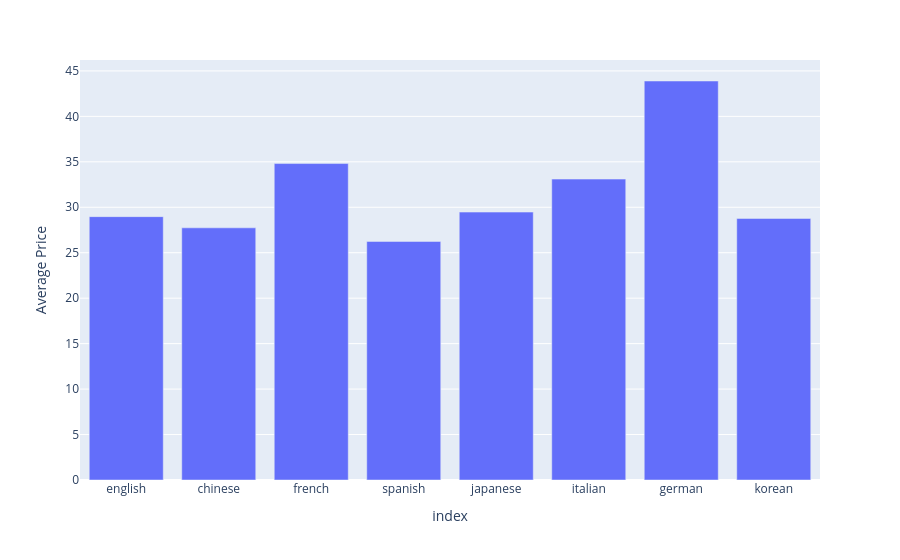

Here is the notebook cell this chart was saved with:
### Code cell
average_price = {}
median_price = {}

for language in retrieved_languages:
    df_pro_course_language = df_pro_course[df_pro_course['language'] == language]
    df_merged = pd.merge(df_pros_combined, df_pro_course_language, left_on="user_id", right_on="teacher_id", how="inner")
    median = df_merged['session_price'].median()
    mean = df_merged['session_price'].mean()
    average_price[language] = round(mean)/100
    median_price[language] = round(median)/100

df_average_price = pd.DataFrame.from_dict(average_price, orient="index", columns=["Average Price"])
df_average_price
fig = px.bar(df_average_price, y='Average Price')
fig.show()

### Figure 1 — Plotly figure (JSON) as saved in the notebook; plotly's stock layout.template omitted (floating-point values rounded to 4 significant figures)
{"data": [{"hovertemplate": "index=%{x}<br>Average Price=%{y}<extra></extra>", "legendgroup": "", "marker": {"color": "#636efa", "pattern": {"shape": ""}}, "name": "", "orientation": "v", "showlegend": false, "textposition": "auto", "type": "bar", "x": ["english", "chinese", "french", "spanish", "japanese", "italian", "german", "korean"], "xaxis": "x", "y": [28.97, 27.74, 34.81, 26.24, 29.47, 33.1, 43.89, 28.77], "yaxis": "y"}], "layout": {"barmode": "relative", "legend": {"tracegroupgap": 0}, "margin": {"t": 60}, "xaxis": {"anchor": "y", "domain": [0, 1], "title": {"text": "index"}}, "yaxis": {"anchor": "x", "domain": [0, 1], "title": {"text": "Average Price"}}}}
